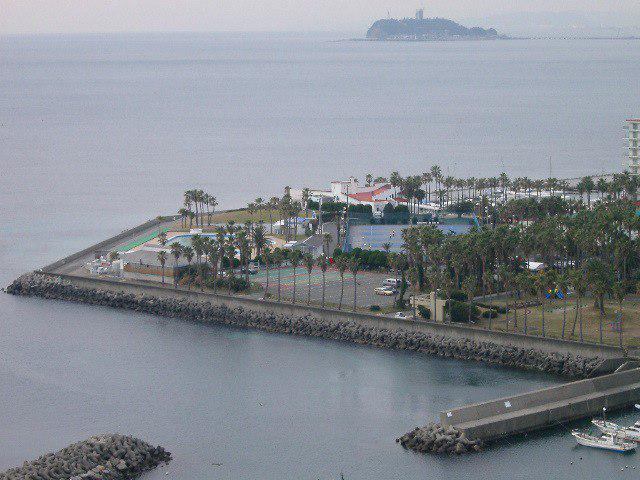
//> input picture Imagerie/TD5/view_1.jpg, 640 x 480 px
$ ./otsu ../../TD5/view_1.jpg   (built with g++ and OpenCV 4)
//> lines starting //> are read from the running program, lines starting //| are printed output that depends on the picture; after the words box and inside, x2 and y2 are one past the last pixel; in counts of white or black regions, pixels touching at a corner belong together
#include <iostream>
#include <cstdlib>
#include <math.h>

#include <opencv2/opencv.hpp>

#define WARNING     "\033[33mWarning : \033[0m"
#define ERROR       "\033[31mError : \033[0m"
#define PARAM       1
#define MAX_PIXEL_LEVELS 256

using namespace cv;
using namespace std;


// Load a grayscale image from a file
Mat loadImage(const char* filename) {
//> called with filename = "../../TD5/view_1.jpg"
    Mat image;
    image = imread(filename, CV_LOAD_IMAGE_GRAYSCALE);
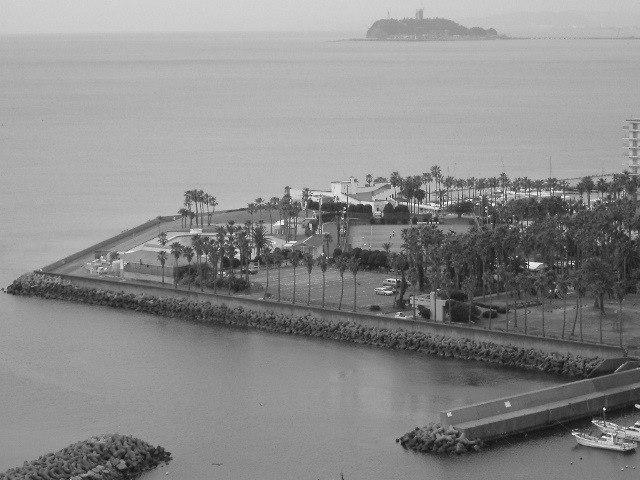
//> image: 480 rows x 640 cols, CV_8UC1; min 0, max 255, mean 139.6
    if (!image.data) {
        cout << ERROR << "Could not open or find the image" << endl;
        exit(EXIT_FAILURE);
    }
    return image;
}

// Save a grayscale image to a file
void saveImage(const char* filename, Mat image) {
    imwrite(filename, image);
}

/*
 * Display an image
 * @param image : image to display
 * @param title : title of the window
 */
void displayImage(Mat image, const char* title) {
    namedWindow(title, WINDOW_AUTOSIZE);
    imshow(title, image);
    waitKey(0);
}

/*
 * Compute difference between two images
 */
Mat difference(Mat image1, Mat image2) {
    Mat difference;
    absdiff(image1, image2, difference);
    return difference;
}

/*
 * Perform the method of otsu
 */
Mat otsu(Mat ims) {
    int hist[MAX_PIXEL_LEVELS];
    int height = int(ims.size().height);
//> height = 480
    int width = int(ims.size().width);
//> width = 640
    // equilibrage histogramme à la main
    int temp;
    // initialisation du tableaux
    for (int i = 0; i < MAX_PIXEL_LEVELS; i++)
        hist[i] = 0;

    // création de l'histogramme
    for (int i = 0; i < height; i++) {
        for (int j = 0; j < width; j++) {
            temp = int(ims.at<uchar>(i, j));
            hist[temp]++;
        }
    }
//> this loop made 480 passes
//> temp on passes 1 to 3: 199, 206, 191
//> after the loop, temp = 117; hist = 256 values, max 6803 at index 177, min 6 at index 248, mean 1200

    // Méthode Otsu manuel en passant par la maximisation de la variance inter-classe
    double total_pixels = width * height;
//> total_pixels = 307200
    double total_sum_prob = 0.0, current_prob_summ = 0.0;
    double p1 = 0.0, p2 = 0.0;
    double u1, u2;
    double vb_max = 0.0;
    int thr_manual = 0;
    Mat im_thr_manual = Mat::zeros(height, width, CV_LOAD_IMAGE_GRAYSCALE);

    // On calcule d'abord la somme totale des probabilités
    for (int i = 0; i < MAX_PIXEL_LEVELS; i++) {
        total_sum_prob += (double) (i * hist[i]);
    }
//> this loop made 256 passes
//> total_sum_prob on passes 1 to 3: 0, 20, 72
//> after the loop, total_sum_prob = 42877063

    // On parcours l'histogramme et on applique Otsu
    for (int i = 0; i < MAX_PIXEL_LEVELS; i++) {

        // On met à jours les probabilités P1 et P2
        p1 += hist[i];
        p2 = total_pixels - p1;

        // On met à jour la somme des probabilités
        current_prob_summ += (double) (i * hist[i]);

        // On calcule les nouvelles moyennes à l'aide des propriétés algorithmiques d'Otsu
        u1 = current_prob_summ / p1;
        u2 = (total_sum_prob - current_prob_summ) / p2;

        // On calcule la variance vb
        double vb = p1 * p2 * (u1 - u2) * (u1 - u2);

        // On teste le nouveau seuil par rapport à l'ancien
        if (vb > vb_max) {
            vb_max = vb;
            thr_manual = i;
        }
    }
//> this loop made 256 passes
//> (p1, p2, current_prob_summ, u1, u2, vb_max) on passes 1 to 12: (183, 307017, 0, 0, 139.7, 1.1e+12), (203, 306997, 20, 0.0985, 139.7, 1.21e+12), (229, 306971, 72, 0.314, 139.7, 1.37e+12), (256, 306944, 153, 0.598, 139.7, 1.52e+12), (276, 306924, 233, 0.844, 139.7, 1.63e+12), (313, 306887, 418, 1.34, 139.7, 1.84e+12), (350, 306850, 640, 1.83, 139.7, 2.04e+12), (390, 306810, 920, 2.36, 139.7, 2.26e+12), (427, 306773, 1216, 2.85, 139.8, 2.46e+12), (469, 306731, 1594, 3.4, 139.8, 2.68e+12), (510, 306690, 2004, 3.93, 139.8, 2.89e+12), (570, 306630, 2664, 4.67, 139.8, 3.19e+12)
//> (p2, u1, u2, vb_max) on passes 61 to 66: (282519, 43.81, 147.9, 7.56e+13), (281463, 44.52, 148.3, 7.8e+13), (280416, 45.2, 148.6, 8.03e+13), (279339, 45.89, 148.9, 8.26e+13), (278178, 46.61, 149.3, 8.51e+13), (277088, 47.28, 149.6, 8.74e+13)
    // Application du seuillage
    for (int i = 0; i < height; i++) {
        for (int j = 0; j < width; j++) {

            // On applique le seuillage
            uchar seuillage = 0;
            if (((double) ims.at<uchar>(i, j)) > thr_manual)
                seuillage = 255;

            // On enregistre dans la matrice de seuillage
            im_thr_manual.at<uchar>(i, j) = seuillage;
        }
    }
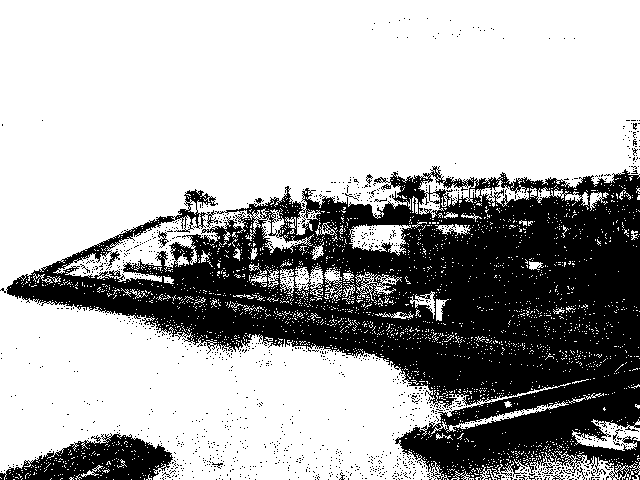
//> im_thr_manual: 480 rows x 640 cols, CV_8UC1; 68.1% white; 1242 black regions (1234 under 20 px), largest, box (x1, y1, x2, y2) and area: (6, 166, 640, 480) 90849, (0, 433, 173, 480) 4655, (158, 231, 169, 248) 72
    return im_thr_manual;
}

/*
 * Use the threshold function with TRESH_BINARY + THRESH_OTSU parameters
 */
Mat otsu_threshold(Mat ims) {
    Mat im_thr_otsu;
    threshold(ims, im_thr_otsu, 0, 255, THRESH_BINARY + THRESH_OTSU);
    return im_thr_otsu;
}

void process(const char* imsname) {
    Mat ims = loadImage(imsname);
    Mat im_thr_manual = otsu(ims);
    Mat im_thr_otsu = otsu_threshold(ims);
    saveImage("otsu-th.png", im_thr_manual);
    saveImage("otsu-th-ocv.png", im_thr_otsu);
    displayImage(ims, "Original image");
    displayImage(im_thr_manual, "Manual thresholding");
    displayImage(im_thr_otsu, "Otsu thresholding");
    Mat diff = difference(im_thr_manual, im_thr_otsu);
//> in difference, `absdiff(image1, image2, difference);`: difference: 480 rows x 640 cols, CV_8UC1; every value is 0
    displayImage(diff, "Difference");
}

void usage(const char* s) {
    std::cerr << "Usage: " << s << " imsname\n" << std::endl;
    exit(EXIT_FAILURE);
}

int main(int argc, char* argv[]) {
    if (argc != (PARAM + 1))
        usage(argv[0]);
    process(argv[1]);
    return EXIT_SUCCESS;
}
